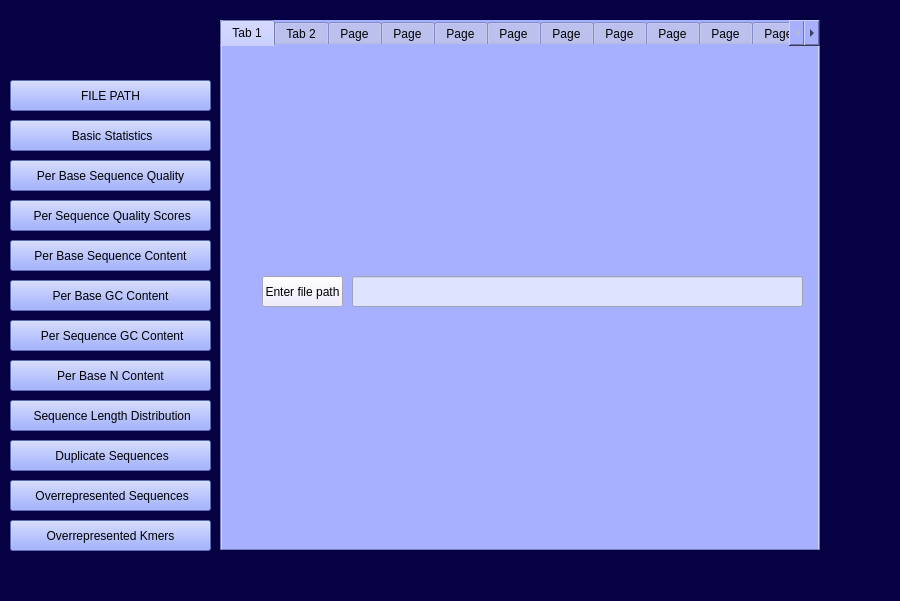
<?xml version="1.0" encoding="UTF-8"?>
<ui version="4.0">
 <class>MainWindow</class>
 <widget class="QMainWindow" name="MainWindow">
  <property name="geometry">
   <rect>
    <x>0</x>
    <y>0</y>
    <width>900</width>
    <height>601</height>
   </rect>
  </property>
  <property name="minimumSize">
   <size>
    <width>900</width>
    <height>601</height>
   </size>
  </property>
  <property name="maximumSize">
   <size>
    <width>900</width>
    <height>601</height>
   </size>
  </property>
  <property name="windowTitle">
   <string>FASTQC2</string>
  </property>
  <property name="styleSheet">
   <string notr="true">background-color: rgb(6, 1, 66);</string>
  </property>
  <widget class="QWidget" name="centralwidget">
   <widget class="QTabWidget" name="tabWidget">
    <property name="geometry">
     <rect>
      <x>220</x>
      <y>20</y>
      <width>600</width>
      <height>531</height>
     </rect>
    </property>
    <property name="minimumSize">
     <size>
      <width>600</width>
      <height>531</height>
     </size>
    </property>
    <property name="maximumSize">
     <size>
      <width>600</width>
      <height>531</height>
     </size>
    </property>
    <property name="styleSheet">
     <string notr="true">background-color: rgb(167, 176, 255);</string>
    </property>
    <property name="currentIndex">
     <number>0</number>
    </property>
    <widget class="QWidget" name="tab">
     <attribute name="title">
      <string>Tab 1</string>
     </attribute>
     <widget class="QLineEdit" name="lineEdit">
      <property name="geometry">
       <rect>
        <x>130</x>
        <y>230</y>
        <width>451</width>
        <height>31</height>
       </rect>
      </property>
      <property name="styleSheet">
       <string notr="true">background-color: rgb(222, 228, 255);</string>
      </property>
     </widget>
     <widget class="QLabel" name="label">
      <property name="geometry">
       <rect>
        <x>20</x>
        <y>50</y>
        <width>101</width>
        <height>31</height>
       </rect>
      </property>
      <property name="text">
       <string/>
      </property>
     </widget>
     <widget class="QPushButton" name="pushButton_13">
      <property name="geometry">
       <rect>
        <x>40</x>
        <y>230</y>
        <width>81</width>
        <height>31</height>
       </rect>
      </property>
      <property name="styleSheet">
       <string notr="true">background-color: rgb(234, 231, 255);
</string>
      </property>
      <property name="text">
       <string>Enter file path</string>
      </property>
     </widget>
    </widget>
    <widget class="QWidget" name="tab_2">
     <attribute name="title">
      <string>Tab 2</string>
     </attribute>
     <widget class="QLineEdit" name="lineEdit_2">
      <property name="geometry">
       <rect>
        <x>120</x>
        <y>90</y>
        <width>471</width>
        <height>20</height>
       </rect>
      </property>
      <property name="styleSheet">
       <string notr="true">background-color: rgb(222, 228, 255);</string>
      </property>
      <property name="readOnly">
       <bool>true</bool>
      </property>
     </widget>
     <widget class="QLineEdit" name="lineEdit_3">
      <property name="geometry">
       <rect>
        <x>120</x>
        <y>180</y>
        <width>471</width>
        <height>20</height>
       </rect>
      </property>
      <property name="styleSheet">
       <string notr="true">background-color: rgb(222, 228, 255);</string>
      </property>
      <property name="readOnly">
       <bool>false</bool>
      </property>
     </widget>
     <widget class="QLineEdit" name="lineEdit_4">
      <property name="geometry">
       <rect>
        <x>120</x>
        <y>150</y>
        <width>471</width>
        <height>20</height>
       </rect>
      </property>
      <property name="styleSheet">
       <string notr="true">background-color: rgb(222, 228, 255);</string>
      </property>
      <property name="readOnly">
       <bool>true</bool>
      </property>
     </widget>
     <widget class="QLineEdit" name="lineEdit_6">
      <property name="geometry">
       <rect>
        <x>120</x>
        <y>120</y>
        <width>471</width>
        <height>20</height>
       </rect>
      </property>
      <property name="styleSheet">
       <string notr="true">background-color: rgb(222, 228, 255);</string>
      </property>
      <property name="readOnly">
       <bool>true</bool>
      </property>
     </widget>
     <widget class="QLineEdit" name="lineEdit_7">
      <property name="geometry">
       <rect>
        <x>120</x>
        <y>270</y>
        <width>471</width>
        <height>20</height>
       </rect>
      </property>
      <property name="styleSheet">
       <string notr="true">background-color: rgb(222, 228, 255);</string>
      </property>
      <property name="readOnly">
       <bool>true</bool>
      </property>
     </widget>
     <widget class="QLineEdit" name="lineEdit_8">
      <property name="geometry">
       <rect>
        <x>120</x>
        <y>210</y>
        <width>471</width>
        <height>20</height>
       </rect>
      </property>
      <property name="styleSheet">
       <string notr="true">background-color: rgb(222, 228, 255);</string>
      </property>
      <property name="readOnly">
       <bool>true</bool>
      </property>
     </widget>
     <widget class="QLineEdit" name="lineEdit_10">
      <property name="geometry">
       <rect>
        <x>120</x>
        <y>240</y>
        <width>471</width>
        <height>20</height>
       </rect>
      </property>
      <property name="styleSheet">
       <string notr="true">background-color: rgb(222, 228, 255);</string>
      </property>
      <property name="readOnly">
       <bool>true</bool>
      </property>
     </widget>
     <widget class="QLineEdit" name="lineEdit_11">
      <property name="geometry">
       <rect>
        <x>120</x>
        <y>300</y>
        <width>471</width>
        <height>20</height>
       </rect>
      </property>
      <property name="styleSheet">
       <string notr="true">background-color: rgb(222, 228, 255);</string>
      </property>
      <property name="readOnly">
       <bool>true</bool>
      </property>
     </widget>
     <widget class="QLineEdit" name="lineEdit_13">
      <property name="geometry">
       <rect>
        <x>120</x>
        <y>330</y>
        <width>471</width>
        <height>20</height>
       </rect>
      </property>
      <property name="styleSheet">
       <string notr="true">background-color: rgb(222, 228, 255);</string>
      </property>
      <property name="readOnly">
       <bool>true</bool>
      </property>
     </widget>
     <widget class="QLineEdit" name="lineEdit_15">
      <property name="geometry">
       <rect>
        <x>120</x>
        <y>360</y>
        <width>471</width>
        <height>20</height>
       </rect>
      </property>
      <property name="styleSheet">
       <string notr="true">background-color: rgb(222, 228, 255);</string>
      </property>
      <property name="readOnly">
       <bool>true</bool>
      </property>
     </widget>
     <widget class="QLabel" name="label_32">
      <property name="geometry">
       <rect>
        <x>20</x>
        <y>570</y>
        <width>81</width>
        <height>16</height>
       </rect>
      </property>
      <property name="text">
       <string>TextLabel</string>
      </property>
     </widget>
     <widget class="QLabel" name="label_36">
      <property name="geometry">
       <rect>
        <x>20</x>
        <y>540</y>
        <width>81</width>
        <height>16</height>
       </rect>
      </property>
      <property name="text">
       <string>TextLabel</string>
      </property>
     </widget>
     <widget class="QPushButton" name="pushButton_14">
      <property name="geometry">
       <rect>
        <x>10</x>
        <y>90</y>
        <width>101</width>
        <height>23</height>
       </rect>
      </property>
      <property name="styleSheet">
       <string notr="true">background-color: rgb(234, 231, 255);</string>
      </property>
      <property name="text">
       <string>File Name</string>
      </property>
     </widget>
     <widget class="QPushButton" name="pushButton_16">
      <property name="geometry">
       <rect>
        <x>10</x>
        <y>120</y>
        <width>101</width>
        <height>23</height>
       </rect>
      </property>
      <property name="styleSheet">
       <string notr="true">background-color: rgb(234, 231, 255);</string>
      </property>
      <property name="text">
       <string>File Type</string>
      </property>
     </widget>
     <widget class="QPushButton" name="pushButton_18">
      <property name="geometry">
       <rect>
        <x>10</x>
        <y>150</y>
        <width>101</width>
        <height>23</height>
       </rect>
      </property>
      <property name="styleSheet">
       <string notr="true">background-color: rgb(234, 231, 255);</string>
      </property>
      <property name="text">
       <string>Total Sequences</string>
      </property>
     </widget>
     <widget class="QPushButton" name="pushButton_19">
      <property name="geometry">
       <rect>
        <x>10</x>
        <y>180</y>
        <width>101</width>
        <height>23</height>
       </rect>
      </property>
      <property name="styleSheet">
       <string notr="true">background-color: rgb(234, 231, 255);</string>
      </property>
      <property name="text">
       <string>Maximum Read</string>
      </property>
     </widget>
     <widget class="QPushButton" name="pushButton_20">
      <property name="geometry">
       <rect>
        <x>10</x>
        <y>210</y>
        <width>101</width>
        <height>23</height>
       </rect>
      </property>
      <property name="styleSheet">
       <string notr="true">background-color: rgb(234, 231, 255);</string>
      </property>
      <property name="text">
       <string>Max Read Length</string>
      </property>
     </widget>
     <widget class="QPushButton" name="pushButton_21">
      <property name="geometry">
       <rect>
        <x>10</x>
        <y>240</y>
        <width>101</width>
        <height>23</height>
       </rect>
      </property>
      <property name="styleSheet">
       <string notr="true">background-color: rgb(234, 231, 255);</string>
      </property>
      <property name="text">
       <string>Minimum Read</string>
      </property>
     </widget>
     <widget class="QPushButton" name="pushButton_22">
      <property name="geometry">
       <rect>
        <x>10</x>
        <y>270</y>
        <width>101</width>
        <height>23</height>
       </rect>
      </property>
      <property name="styleSheet">
       <string notr="true">background-color: rgb(234, 231, 255);</string>
      </property>
      <property name="text">
       <string>Min Read Length</string>
      </property>
     </widget>
     <widget class="QPushButton" name="pushButton_23">
      <property name="geometry">
       <rect>
        <x>10</x>
        <y>300</y>
        <width>101</width>
        <height>23</height>
       </rect>
      </property>
      <property name="styleSheet">
       <string notr="true">background-color: rgb(234, 231, 255);</string>
      </property>
      <property name="text">
       <string>Total Length</string>
      </property>
     </widget>
     <widget class="QPushButton" name="pushButton_25">
      <property name="geometry">
       <rect>
        <x>10</x>
        <y>330</y>
        <width>101</width>
        <height>23</height>
       </rect>
      </property>
      <property name="styleSheet">
       <string notr="true">background-color: rgb(234, 231, 255);</string>
      </property>
      <property name="text">
       <string>GC% Content</string>
      </property>
     </widget>
     <widget class="QPushButton" name="pushButton_26">
      <property name="geometry">
       <rect>
        <x>10</x>
        <y>360</y>
        <width>101</width>
        <height>23</height>
       </rect>
      </property>
      <property name="styleSheet">
       <string notr="true">background-color: rgb(234, 231, 255);</string>
      </property>
      <property name="text">
       <string>Squences NO N</string>
      </property>
     </widget>
    </widget>
    <widget class="QWidget" name="tab_3">
     <attribute name="title">
      <string>Page</string>
     </attribute>
     <widget class="QPushButton" name="pushButton_15">
      <property name="geometry">
       <rect>
        <x>0</x>
        <y>480</y>
        <width>71</width>
        <height>31</height>
       </rect>
      </property>
      <property name="styleSheet">
       <string notr="true">background-color: rgb(234, 231, 255);</string>
      </property>
      <property name="text">
       <string>Press here</string>
      </property>
     </widget>
     <widget class="QLabel" name="label_2">
      <property name="geometry">
       <rect>
        <x>0</x>
        <y>0</y>
        <width>611</width>
        <height>481</height>
       </rect>
      </property>
      <property name="styleSheet">
       <string notr="true">background-color: rgb(255, 255, 255);</string>
      </property>
      <property name="text">
       <string/>
      </property>
     </widget>
    </widget>
    <widget class="QWidget" name="tab_4">
     <attribute name="title">
      <string>Page</string>
     </attribute>
     <widget class="QPushButton" name="pushButton_27">
      <property name="geometry">
       <rect>
        <x>0</x>
        <y>480</y>
        <width>71</width>
        <height>31</height>
       </rect>
      </property>
      <property name="styleSheet">
       <string notr="true">background-color: rgb(234, 231, 255);</string>
      </property>
      <property name="text">
       <string>Press here</string>
      </property>
     </widget>
     <widget class="QLabel" name="label_3">
      <property name="geometry">
       <rect>
        <x>0</x>
        <y>0</y>
        <width>611</width>
        <height>481</height>
       </rect>
      </property>
      <property name="styleSheet">
       <string notr="true">
background-color: rgb(255, 255, 255);</string>
      </property>
      <property name="text">
       <string/>
      </property>
     </widget>
    </widget>
    <widget class="QWidget" name="tab_5">
     <attribute name="title">
      <string>Page</string>
     </attribute>
     <widget class="QPushButton" name="pushButton_28">
      <property name="geometry">
       <rect>
        <x>0</x>
        <y>479</y>
        <width>71</width>
        <height>31</height>
       </rect>
      </property>
      <property name="styleSheet">
       <string notr="true">background-color: rgb(234, 231, 255);</string>
      </property>
      <property name="text">
       <string>Press here</string>
      </property>
     </widget>
     <widget class="QLabel" name="label_4">
      <property name="geometry">
       <rect>
        <x>0</x>
        <y>0</y>
        <width>611</width>
        <height>481</height>
       </rect>
      </property>
      <property name="styleSheet">
       <string notr="true">
background-color: rgb(255, 255, 255);</string>
      </property>
      <property name="text">
       <string/>
      </property>
     </widget>
    </widget>
    <widget class="QWidget" name="tab_6">
     <attribute name="title">
      <string>Page</string>
     </attribute>
     <widget class="QPushButton" name="pushButton_29">
      <property name="geometry">
       <rect>
        <x>0</x>
        <y>479</y>
        <width>71</width>
        <height>31</height>
       </rect>
      </property>
      <property name="styleSheet">
       <string notr="true">background-color: rgb(234, 231, 255);</string>
      </property>
      <property name="text">
       <string>Press here</string>
      </property>
     </widget>
     <widget class="QLabel" name="label_5">
      <property name="geometry">
       <rect>
        <x>0</x>
        <y>0</y>
        <width>611</width>
        <height>481</height>
       </rect>
      </property>
      <property name="styleSheet">
       <string notr="true">
background-color: rgb(255, 255, 255);</string>
      </property>
      <property name="text">
       <string/>
      </property>
     </widget>
    </widget>
    <widget class="QWidget" name="tab_7">
     <attribute name="title">
      <string>Page</string>
     </attribute>
     <widget class="QPushButton" name="pushButton_30">
      <property name="geometry">
       <rect>
        <x>0</x>
        <y>479</y>
        <width>71</width>
        <height>31</height>
       </rect>
      </property>
      <property name="styleSheet">
       <string notr="true">background-color: rgb(234, 231, 255);</string>
      </property>
      <property name="text">
       <string>Press here</string>
      </property>
     </widget>
     <widget class="QLabel" name="label_6">
      <property name="geometry">
       <rect>
        <x>0</x>
        <y>0</y>
        <width>611</width>
        <height>481</height>
       </rect>
      </property>
      <property name="styleSheet">
       <string notr="true">background-color: rgb(255, 255, 255);</string>
      </property>
      <property name="text">
       <string/>
      </property>
     </widget>
    </widget>
    <widget class="QWidget" name="tab_8">
     <attribute name="title">
      <string>Page</string>
     </attribute>
     <widget class="QPushButton" name="pushButton_31">
      <property name="geometry">
       <rect>
        <x>0</x>
        <y>480</y>
        <width>71</width>
        <height>31</height>
       </rect>
      </property>
      <property name="styleSheet">
       <string notr="true">background-color: rgb(234, 231, 255);</string>
      </property>
      <property name="text">
       <string>Press here</string>
      </property>
     </widget>
     <widget class="QLabel" name="label_7">
      <property name="geometry">
       <rect>
        <x>0</x>
        <y>0</y>
        <width>611</width>
        <height>481</height>
       </rect>
      </property>
      <property name="styleSheet">
       <string notr="true">background-color: rgb(255, 255, 255);</string>
      </property>
      <property name="text">
       <string/>
      </property>
     </widget>
    </widget>
    <widget class="QWidget" name="tab_9">
     <attribute name="title">
      <string>Page</string>
     </attribute>
     <widget class="QPushButton" name="pushButton_32">
      <property name="geometry">
       <rect>
        <x>0</x>
        <y>480</y>
        <width>71</width>
        <height>31</height>
       </rect>
      </property>
      <property name="styleSheet">
       <string notr="true">background-color: rgb(234, 231, 255);</string>
      </property>
      <property name="text">
       <string>Press here</string>
      </property>
     </widget>
     <widget class="QLabel" name="label_8">
      <property name="geometry">
       <rect>
        <x>0</x>
        <y>0</y>
        <width>611</width>
        <height>481</height>
       </rect>
      </property>
      <property name="styleSheet">
       <string notr="true">
background-color: rgb(255, 255, 255);</string>
      </property>
      <property name="text">
       <string/>
      </property>
     </widget>
    </widget>
    <widget class="QWidget" name="tab_10">
     <attribute name="title">
      <string>Page</string>
     </attribute>
     <widget class="QPushButton" name="pushButton_33">
      <property name="geometry">
       <rect>
        <x>0</x>
        <y>480</y>
        <width>71</width>
        <height>31</height>
       </rect>
      </property>
      <property name="styleSheet">
       <string notr="true">background-color: rgb(234, 231, 255);</string>
      </property>
      <property name="text">
       <string>Press here</string>
      </property>
     </widget>
     <widget class="QLabel" name="label_9">
      <property name="geometry">
       <rect>
        <x>0</x>
        <y>0</y>
        <width>611</width>
        <height>481</height>
       </rect>
      </property>
      <property name="styleSheet">
       <string notr="true">background-color: rgb(255, 255, 255);</string>
      </property>
      <property name="text">
       <string/>
      </property>
     </widget>
    </widget>
    <widget class="QWidget" name="tab_11">
     <attribute name="title">
      <string>Page</string>
     </attribute>
     <widget class="QPushButton" name="pushButton_34">
      <property name="geometry">
       <rect>
        <x>0</x>
        <y>480</y>
        <width>71</width>
        <height>31</height>
       </rect>
      </property>
      <property name="styleSheet">
       <string notr="true">background-color: rgb(234, 231, 255);</string>
      </property>
      <property name="text">
       <string>Press here</string>
      </property>
     </widget>
     <widget class="QTextEdit" name="textEdit">
      <property name="geometry">
       <rect>
        <x>0</x>
        <y>0</y>
        <width>591</width>
        <height>481</height>
       </rect>
      </property>
      <property name="styleSheet">
       <string notr="true">background-color: rgb(255, 255, 255);</string>
      </property>
     </widget>
    </widget>
    <widget class="QWidget" name="tab_12">
     <attribute name="title">
      <string>Page</string>
     </attribute>
     <widget class="QPushButton" name="pushButton_35">
      <property name="geometry">
       <rect>
        <x>0</x>
        <y>480</y>
        <width>71</width>
        <height>31</height>
       </rect>
      </property>
      <property name="styleSheet">
       <string notr="true">background-color: rgb(234, 231, 255);</string>
      </property>
      <property name="text">
       <string>Press here</string>
      </property>
     </widget>
     <widget class="QLabel" name="label_11">
      <property name="geometry">
       <rect>
        <x>0</x>
        <y>0</y>
        <width>611</width>
        <height>481</height>
       </rect>
      </property>
      <property name="styleSheet">
       <string notr="true">
background-color: rgb(255, 255, 255);</string>
      </property>
      <property name="text">
       <string/>
      </property>
     </widget>
    </widget>
   </widget>
   <widget class="QPushButton" name="pushButton">
    <property name="geometry">
     <rect>
      <x>10</x>
      <y>80</y>
      <width>201</width>
      <height>31</height>
     </rect>
    </property>
    <property name="styleSheet">
     <string notr="true">
background-color: rgb(129, 148, 255);</string>
    </property>
    <property name="text">
     <string>FILE PATH</string>
    </property>
   </widget>
   <widget class="QPushButton" name="pushButton_2">
    <property name="geometry">
     <rect>
      <x>10</x>
      <y>120</y>
      <width>201</width>
      <height>31</height>
     </rect>
    </property>
    <property name="styleSheet">
     <string notr="true">background-color: rgb(129, 148, 255);</string>
    </property>
    <property name="text">
     <string> Basic Statistics</string>
    </property>
   </widget>
   <widget class="QPushButton" name="pushButton_3">
    <property name="geometry">
     <rect>
      <x>10</x>
      <y>160</y>
      <width>201</width>
      <height>31</height>
     </rect>
    </property>
    <property name="styleSheet">
     <string notr="true">background-color: rgb(129, 148, 255);</string>
    </property>
    <property name="text">
     <string>Per Base Sequence Quality</string>
    </property>
   </widget>
   <widget class="QPushButton" name="pushButton_4">
    <property name="geometry">
     <rect>
      <x>10</x>
      <y>200</y>
      <width>201</width>
      <height>31</height>
     </rect>
    </property>
    <property name="styleSheet">
     <string notr="true">background-color: rgb(129, 148, 255);</string>
    </property>
    <property name="text">
     <string> Per Sequence Quality Scores</string>
    </property>
   </widget>
   <widget class="QPushButton" name="pushButton_5">
    <property name="geometry">
     <rect>
      <x>10</x>
      <y>240</y>
      <width>201</width>
      <height>31</height>
     </rect>
    </property>
    <property name="styleSheet">
     <string notr="true">background-color: rgb(129, 148, 255);</string>
    </property>
    <property name="text">
     <string>Per Base Sequence Content</string>
    </property>
   </widget>
   <widget class="QPushButton" name="pushButton_6">
    <property name="geometry">
     <rect>
      <x>10</x>
      <y>280</y>
      <width>201</width>
      <height>31</height>
     </rect>
    </property>
    <property name="styleSheet">
     <string notr="true">background-color: rgb(129, 148, 255);</string>
    </property>
    <property name="text">
     <string>Per Base GC Content</string>
    </property>
   </widget>
   <widget class="QPushButton" name="pushButton_7">
    <property name="geometry">
     <rect>
      <x>10</x>
      <y>320</y>
      <width>201</width>
      <height>31</height>
     </rect>
    </property>
    <property name="styleSheet">
     <string notr="true">background-color: rgb(129, 148, 255);</string>
    </property>
    <property name="text">
     <string> Per Sequence GC Content</string>
    </property>
   </widget>
   <widget class="QPushButton" name="pushButton_8">
    <property name="geometry">
     <rect>
      <x>10</x>
      <y>360</y>
      <width>201</width>
      <height>31</height>
     </rect>
    </property>
    <property name="styleSheet">
     <string notr="true">background-color: rgb(129, 148, 255);</string>
    </property>
    <property name="text">
     <string>Per Base N Content</string>
    </property>
   </widget>
   <widget class="QPushButton" name="pushButton_9">
    <property name="geometry">
     <rect>
      <x>10</x>
      <y>400</y>
      <width>201</width>
      <height>31</height>
     </rect>
    </property>
    <property name="styleSheet">
     <string notr="true">background-color: rgb(129, 148, 255);</string>
    </property>
    <property name="text">
     <string> Sequence Length Distribution</string>
    </property>
   </widget>
   <widget class="QPushButton" name="pushButton_10">
    <property name="geometry">
     <rect>
      <x>10</x>
      <y>440</y>
      <width>201</width>
      <height>31</height>
     </rect>
    </property>
    <property name="styleSheet">
     <string notr="true">background-color: rgb(129, 148, 255);</string>
    </property>
    <property name="text">
     <string> Duplicate Sequences</string>
    </property>
   </widget>
   <widget class="QPushButton" name="pushButton_11">
    <property name="geometry">
     <rect>
      <x>10</x>
      <y>480</y>
      <width>201</width>
      <height>31</height>
     </rect>
    </property>
    <property name="styleSheet">
     <string notr="true">background-color: rgb(129, 148, 255);</string>
    </property>
    <property name="text">
     <string> Overrepresented Sequences</string>
    </property>
   </widget>
   <widget class="QPushButton" name="pushButton_12">
    <property name="geometry">
     <rect>
      <x>10</x>
      <y>520</y>
      <width>201</width>
      <height>31</height>
     </rect>
    </property>
    <property name="styleSheet">
     <string notr="true">background-color: rgb(129, 148, 255);</string>
    </property>
    <property name="text">
     <string>Overrepresented Kmers</string>
    </property>
   </widget>
  </widget>
  <widget class="QMenuBar" name="menubar">
   <property name="geometry">
    <rect>
     <x>0</x>
     <y>0</y>
     <width>900</width>
     <height>21</height>
    </rect>
   </property>
  </widget>
  <widget class="QStatusBar" name="statusbar"/>
 </widget>
 <resources/>
 <connections/>
</ui>
